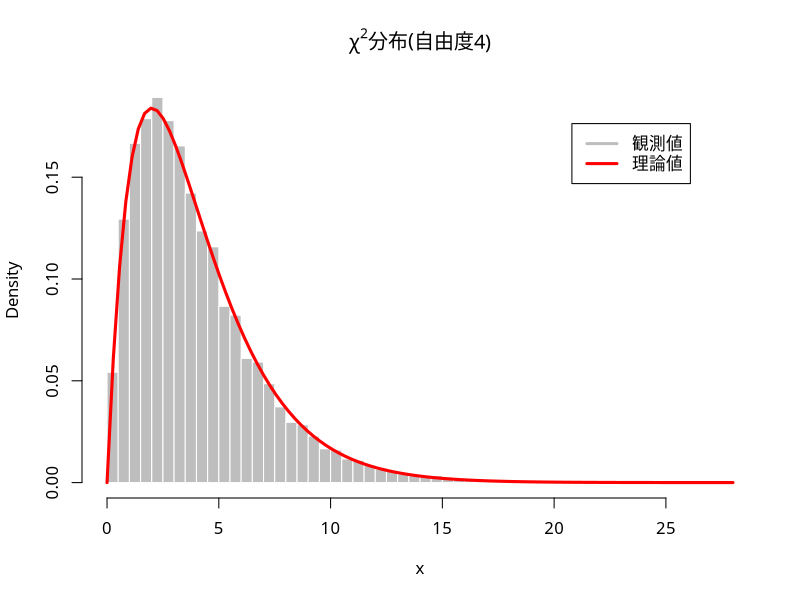

R code for this plot:
### χ2分布
set.seed(3456) # 乱数のシード値を指定
rchisq(10, df=1) # 自由度1のカイ二乗分布(10個)
## 統計的性質の確認
k <- 4 # 自由度
x <- rchisq(10000, df=k) 
mean(x) # k=4に近い(大数の法則)
par(family="HiraginoSans-W4") # 日本語フォントの指定
hist(x, breaks=50, freq=FALSE, # 密度表示
     col="gray", border="white", 
     main=bquote(paste(chi^2,"分布(自由度",.(k),")"))) 
curve(dchisq(x, k), # 確率密度関数(理論)
      add=TRUE, col="red", lwd=3) 
legend("topright", inset=0.1,
       legend=c("観測値", "理論値"), 
       col=c("gray", "red"), lwd=3)
